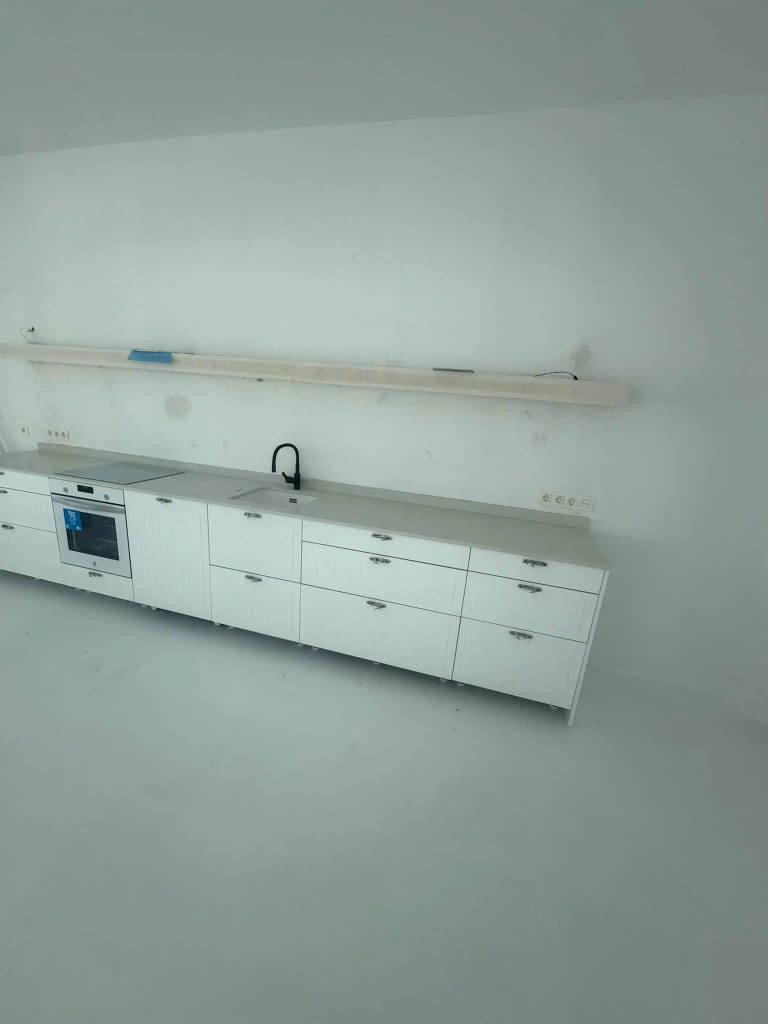
#> input picture Cocina Lujo Guataparo/Cocina - Montada -  Estante Flotante En Proceso.webp, 1536 x 2048 px, given in place of logo-footer.webp, which was not available (shown at 1/2 size)
$ python build_flyer.py
#> lines starting #> are read from the running program, lines starting #| are printed output that depends on the picture; after the words box and inside, x2 and y2 are one past the last pixel; in counts of white or black regions, pixels touching at a corner belong together; pictures that were not available may be replaced by others from this repository, and a replacement may not be noted
# -*- coding: utf-8 -*-
"""Flyer de reclutamiento – RemodelaT Venezuela (A4 retrato, 1654x2339 @200dpi)."""
from PIL import Image, ImageDraw, ImageFont, ImageFilter, ImageChops
import os

A = os.path.dirname(os.path.abspath(__file__))
REPO = os.path.dirname(A)
F = os.path.join(A, "fonts")

W, H = 1654, 2339
M = 96
CW = W - 2 * M

BG      = (12, 12, 13)
BG2     = (22, 22, 24)
CARD    = (26, 26, 29)
GOLD    = (201, 162, 78)
GOLD_H  = (232, 197, 122)
GOLD_D  = (152, 118, 46)
WHITE   = (246, 244, 238)
MUTED   = (190, 187, 178)
INK     = (20, 17, 10)
LINE    = (58, 54, 44)

def font(name, size):
    return ImageFont.truetype(os.path.join(F, name), size)

SERIF_B = lambda s: font("CormorantGaramond-Bold.ttf", s)
SANS_R  = lambda s: font("Manrope-Regular.ttf", s)
SANS_M  = lambda s: font("Manrope-Medium.ttf", s)
SANS_SB = lambda s: font("Manrope-SemiBold.ttf", s)
SANS_B  = lambda s: font("Manrope-Bold.ttf", s)

img = Image.new("RGB", (W, H), BG)
dr = ImageDraw.Draw(img)

def text_w(fnt, s):
    return dr.textbbox((0, 0), s, font=fnt)[2]

def tracked(cx, y, s, fnt, fill, track=10):
    widths = [text_w(fnt, ch) for ch in s]
    total = sum(widths) + track * (len(s) - 1)
    x = cx - total / 2
    for ch, w in zip(s, widths):
        dr.text((x, y), ch, font=fnt, fill=fill)
        x += w + track
    return total

def wrap(s, fnt, max_w):
    words, lines, cur = s.split(), [], ""
    for w_ in words:
        t = (cur + " " + w_).strip()
        if text_w(fnt, t) <= max_w:
            cur = t
        else:
            lines.append(cur); cur = w_
    if cur: lines.append(cur)
    return lines

def gold_gradient(x0, y0, x1, y1, r=0):
    for i in range(x1 - x0):
        t = i / max(1, x1 - x0 - 1)
        c = tuple(int(GOLD_H[k] + (GOLD_D[k] - GOLD_H[k]) * (t ** 1.15)) for k in range(3))
        dr.line([(x0 + i, y0), (x0 + i, y1)], fill=c)
    if r:
        mask = Image.new("L", (W, H), 0)
        ImageDraw.Draw(mask).rounded_rectangle([x0, y0, x1, y1], radius=r, fill=255)
        band = img.crop((x0, y0, x1 + 1, y1 + 1))
        img.paste(band, (x0, y0), mask.crop((x0, y0, x1 + 1, y1 + 1)))

def cover(im, w, h, ax=0.5, ay=0.42):
    sw, sh = im.size
    k = max(w / sw, h / sh)
    im2 = im.resize((int(sw * k) + 1, int(sh * k) + 1), Image.LANCZOS)
    dx = int((im2.width - w) * ax)
    dy = int((im2.height - h) * ay)
    return im2.crop((dx, dy, dx + w, dy + h))

def rounded_paste(im2, box, rad):
    x, y = box
    mask = Image.new("L", im2.size, 0)
    ImageDraw.Draw(mask).rounded_rectangle([0, 0, im2.width - 1, im2.height - 1], radius=rad, fill=255)
    img.paste(im2, (x, y), mask)

def bullet(x, y, color=GOLD, s=12):
    dr.polygon([(x, y), (x + s, y + s // 2 + 2), (x, y + s + 4), (x - s, y + s // 2 + 2)], fill=color)

def chip(cx, y, s, fnt, fg, padx=36, pady=13):
    w = text_w(fnt, s) + padx * 2
    h = fnt.size + pady * 2
    dr.rounded_rectangle([cx - w / 2, y, cx + w / 2, y + h], radius=h / 2, outline=GOLD, width=3)
    dr.text((cx - text_w(fnt, s) / 2, y + pady - 2), s, font=fnt, fill=fg)
    return y + h

# viñeta sutil
vign = Image.new("L", (W, H), 0)
#> vign: PIL image 1654x2339 L; every value is 0
ImageDraw.Draw(vign).rounded_rectangle([M - 56, M - 56, W - M + 56, H - M + 56], radius=60, fill=26)
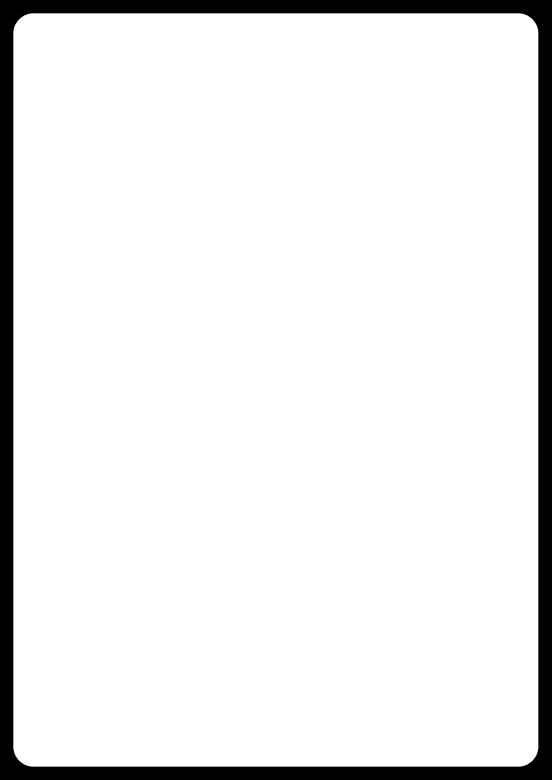
#> vign: PIL image 1654x2339 L (shown at 1/3 size); values 0 (black) and 26 (white), 91.9% white; 1 black region, box (x1, y1, x2, y2) and area: (0, 0, 1654, 2339) 312350
vign = vign.filter(ImageFilter.GaussianBlur(120))
img.paste(BG2, (0, 0), vign)

y = 48

# logo
logo = Image.open(os.path.join(REPO, "public/images/logo-footer.webp")).convert("RGBA")
lw = 520
lh = int(logo.height * lw / logo.width)
#> lh = 693
logo = logo.resize((lw, lh), Image.LANCZOS)
#> logo: PIL image 520x693 RGBA
img.paste(logo, ((W - lw) // 2, y), logo)
y += lh + 26
#> y = 767

# encabezado
tracked(W / 2, y, "EMPRESA DE REMODELACIONES DE ALTO ESTÁNDAR", SANS_SB(28), GOLD, track=11)
#> in tracked, `widths = [text_w(fnt, ch) for ch in s]`: widths = 42 values, max 24 at index 1, min 8 at index 20, mean 17.9
#> in tracked, `total = sum(widths) + track * (len(s) - 1)`: total = 1203
#> in tracked, `x = cx - total / 2`: x = 225.5
#> the loop in tracked, `for ch, w in zip(s, widths):` made 42 passes
#> (ch, w, x) on passes 1 to 12: ('E', 18, 254.5), ('M', 24, 289.5), ('P', 17, 317.5), ('R', 19, 347.5), ('E', 18, 376.5), ('S', 18, 405.5), ('A', 19, 435.5), (' ', 9, 455.5), ('D', 22, 488.5), ('E', 18, 517.5), (' ', 9, 537.5), ('R', 19, 567.5)
#> after the loop in tracked, `for ch, w in zip(s, widths):`: x = 1439.5
y += 28 + 18
#> y = 813
t = "ESTAMOS CONTRATANDO"
f = SERIF_B(100)
dr.text(((W - text_w(f, t)) / 2, y), t, font=f, fill=WHITE)
y += f.size + 14
#> y = 927
t2 = "OFICIALES DE ALBAÑILERÍA  ·  AYUDANTES DE ALBAÑIL"
f2 = SANS_SB(35)
dr.text(((W - text_w(f2, t2)) / 2, y), t2, font=f2, fill=MUTED)
y += 35 + 20
#> y = 982
y = chip(W / 2, y, "TRABAJOS EXTRA · POR TEMPORADAS", SANS_B(27), GOLD) + 28
#> y = 1063

# foto héroe
hero = Image.open(os.path.join(A, "hero_porcelanato.jpg")).convert("RGB")
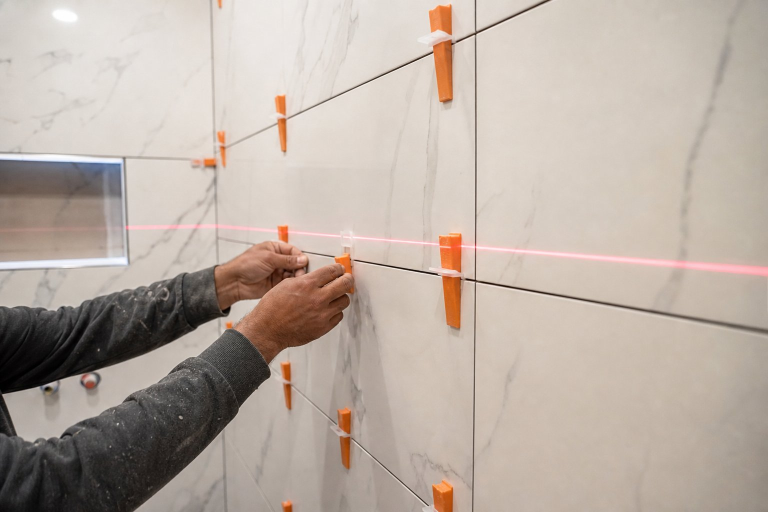
#> input picture flyer_assets/hero_porcelanato.jpg, 1536 x 1024 px (shown at 1/2 size)
#> hero is the input picture: PIL image 1536x1024 RGB; mean R, G, B 186.2, 173.7, 164
hh = 360
rounded_paste(cover(hero, CW, hh, ay=0.5), (M, y), 32)
#> in cover, `return im2.crop((dx, dy, dx + w, dy + h))`:
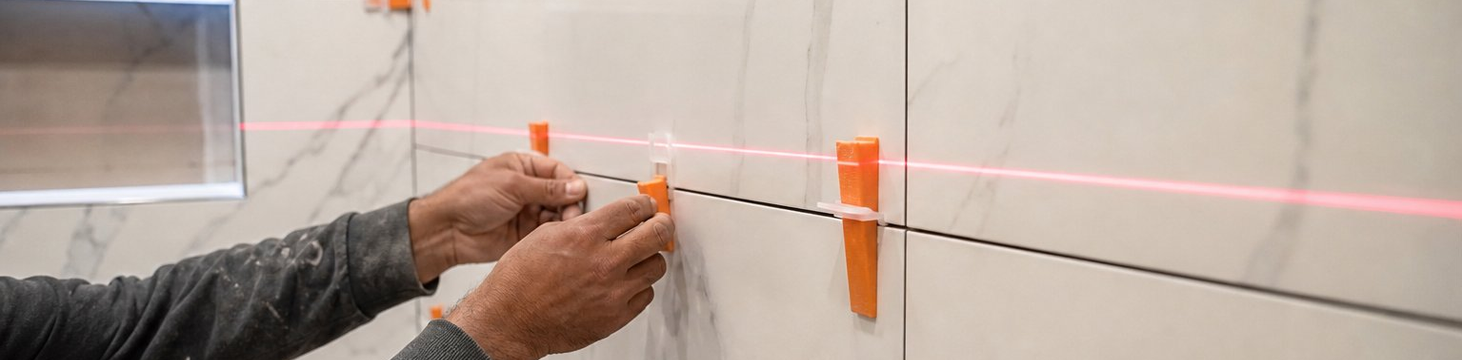
#> returned value: PIL image 1462x360 RGB; mean R, G, B 185.5, 169.2, 158.5
#> in rounded_paste, `x, y = box`: x = 96; y = 1063
#> in rounded_paste, `mask = Image.new("L", im2.size, 0)`: mask: PIL image 1462x360 L; every value is 0
#> in rounded_paste, `ImageDraw.Draw(mask).rounded_rectangle([0, 0, im2.width - 1, im2.heigh..`: mask: PIL image 1462x360 L; 99.8% white; 4 black regions, box (x1, y1, x2, y2) and area: (0, 0, 27, 27) 230, (1435, 0, 1462, 27) 230, (0, 333, 27, 360) 230, (1435, 333, 1462, 360) 230
ov = Image.new("L", (CW, 160), 0)
#> ov: PIL image 1462x160 L; every value is 0
for i in range(160):
    ImageDraw.Draw(ov).line([(0, i), (CW, i)], fill=int(225 * (i / 160) ** 1.4))
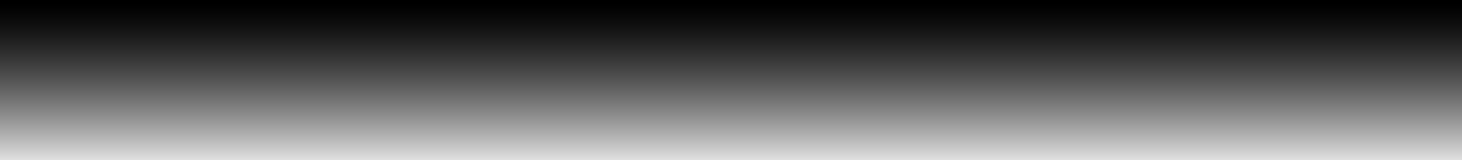
#> ov: PIL image 1462x160 L; min 0, max 223, mean 92.5
dark = Image.new("RGB", (CW, 160), (10, 10, 11))
inc = Image.new("L", (CW, 160), 0)
ImageDraw.Draw(inc).rounded_rectangle([0, -80, CW, 159], radius=32, fill=255)
#> inc: PIL image 1462x160 L; 99.8% white; 2 black regions, box (x1, y1, x2, y2) and area: (0, 133, 27, 160) 230, (1436, 137, 1462, 160) 203
img.paste(dark, (M, y + hh - 160), ImageChops.multiply(ov, inc))
cap = "Colocación de porcelanato con sistema de nivelación por cuñas"
fc = SANS_M(26)
dr.text(((W - text_w(fc, cap)) / 2, y + hh - 72), cap, font=fc, fill=(240, 236, 226))
dr.rounded_rectangle([M, y, M + CW, y + hh], radius=32, outline=GOLD, width=3)
y += hh + 30
#> y = 1453

# tarjetas
def card(x, title, salario, nota, items, warn=None, accent=True):
#> called with x = 96, title = 'OFICIAL DE ALBAÑILERÍA', salario = '600 – 800 USD', nota = '/ mes', accent = True
    w = (CW - 40) // 2
    fI, fN_ = SANS_M(26), SANS_M(24)
    pad, gap = 38, 10
    lh_ = 40
    est = 138
    for it in items:
        est += len(wrap(it, fI, w - pad * 2 - 34)) * lh_ + gap + 6
    if warn:
        est += len(wrap(warn, fN_, w - pad * 2 - 110)) * 32 + 62
#> est = 640
    h = est + pad - 6
#> h = 672
    fill = (30, 28, 24) if accent else CARD
    dr.rounded_rectangle([x, y, x + w, y + h], radius=28, fill=fill,
                         outline=GOLD if accent else (70, 66, 56), width=3)
    ty = y + 32
#> ty = 1485
    fT = SERIF_B(44)
    dr.text((x + pad, ty), title, font=fT, fill=GOLD_H if accent else GOLD)
    ty += 44 + 8
#> ty = 1537
    fs = SANS_B(32)
    dr.text((x + pad, ty), salario, font=fs, fill=WHITE)
    fn_ = SANS_R(24)
    dr.text((x + pad + text_w(fs, salario) + 10, ty + 6), nota, font=fn_, fill=MUTED)
    ty += 32 + 2
#> ty = 1571
    dr.line([(x + pad, ty + 10), (x + w - pad, ty + 10)], fill=LINE, width=2)
    ty += 32
#> ty = 1603
    for it in items:
        for j, line in enumerate(wrap(it, fI, w - pad * 2 - 34)):
            if j == 0:
                bullet(x + pad + 12, ty + 9)
            dr.text((x + pad + 34, ty), line, font=fI, fill=(232, 229, 221))
            ty += lh_
        ty += gap
#> this loop made 4 passes
#> ty on passes 1 to 4: 1693, 1783, 1833, 1923
#> after the loop, ty = 1923
    if warn:
        ty += 12
#> ty = 1935
        bx0, bx1 = x + pad, x + w - pad
        lines = wrap(warn, fN_, bx1 - bx0 - 110)
#> lines = ['REQUISITOS EXCLUYENTES · Absténgase si', 'no cumple TODOS los puntos: no haremos', 'perder su tiempo ni el nuestro.']
        bh = len(lines) * 32 + 30
#> bh = 126
        dr.rounded_rectangle([bx0, ty, bx1, ty + bh], radius=14, fill=(84, 26, 22))
        tx, tyc = bx0 + 44, ty + bh / 2
#> tx = 178; tyc = 1998
        dr.polygon([(tx, tyc - 20), (tx + 18, tyc + 14), (tx - 18, tyc + 14)], fill=GOLD_H)
        dr.line([(tx, tyc - 8), (tx, tyc + 3)], fill=(84, 26, 22), width=5)
        dr.line([(tx, tyc + 8), (tx, tyc + 10)], fill=(84, 26, 22), width=5)
        for k, line in enumerate(lines):
            dr.text((bx0 + 86, ty + 13 + k * 32), line, font=fN_, fill=(255, 216, 200))
#> this loop made 3 passes
    return h

items_of = [
    "Amplia experiencia comprobable en remodelación de viviendas.",
    "Porcelanato en pisos y paredes con sistema de nivelación por cuñas.",
    "Tabiquería interior y exterior; frisos.",
    "Trabajo muy fino: acabados de lujo, alto estándar.",
]
items_ay = [
    "No exigimos la misma trayectoria; se valora experiencia previa.",
    "Manejo de herramientas eléctricas (taladro, amoladora, mezcladora).",
    "Preparación de mezclas y apoyo al oficial en obra.",
    "Puntualidad, orden y ganas de aprender el oficio.",
]
warn_txt = "REQUISITOS EXCLUYENTES · Absténgase si no cumple TODOS los puntos: no haremos perder su tiempo ni el nuestro."

hA = card(M, "OFICIAL DE ALBAÑILERÍA", "600 – 800 USD", "/ mes", items_of, warn=warn_txt, accent=True)
#> hA = 672
hB = card(M + (CW - 40) // 2 + 40, "AYUDANTE DE ALBAÑIL", "400 – 600 USD", "/ mes", items_ay, warn=None, accent=False)
#> the loop in card (call 2), `for it in items:` made 4 passes
#> ty on passes 1 to 4: 1693, 1783, 1873, 1963
y += max(hA, hB) + 30
#> y = 2155

# banda PLUS
gold_gradient(M, y, M + CW - 1, y + 88, r=28)
#> in gold_gradient, `ImageDraw.Draw(mask).rounded_rectangle([x0, y0, x1, y1], radius=r, fil..`: mask: PIL image 1654x2339 L; 3.3% white; 1 white region, box (x1, y1, x2, y2) and area: (96, 2155, 1558, 2244) 129422
fP = SANS_B(40)
tp = "PLUS EXTRA POR PRODUCTIVIDAD"
fsub = SANS_M(28)
sub = "¡Gana más según tu rendimiento!"
tot = text_w(fP, tp) + 40 + text_w(fsub, sub)
sx = (W - tot) / 2
dr.text((sx, y + 16), tp, font=fP, fill=INK)
dr.text((sx + text_w(fP, tp) + 40, y + 24), sub, font=fsub, fill=(58, 44, 18))
dr.text((M + 48, y + 2), "$", font=SERIF_B(66), fill=(58, 44, 18))
dr.text((M + CW - 112, y + 2), "$", font=SERIF_B(66), fill=(58, 44, 18))
y += 88 + 30
#> y = 2273

# horario + foto redonda
fh_b = SANS_R(26)
info_h = 302
bx_w = CW - 430
dr.rounded_rectangle([M, y, M + bx_w, y + info_h], radius=28, fill=CARD, outline=(70, 66, 56), width=3)
ty = y + 28
#> ty = 2301
dr.text((M + 38, ty), "ZONA, HORARIO Y MODALIDAD", font=SANS_B(29), fill=GOLD)
ty += 29 + 16
#> ty = 2346
info = [
    ("Zona de trabajo: San Diego, Carabobo.", True),
    ("Lunes a Viernes · Jornada de 8 horas.", True),
    ("Horario generalmente corrido: 8:00 am – 5:00 pm o 9:00 am – 5:00 pm.", False),
    ("Algunos trabajos exigen descanso al mediodía de 1 a 2 horas, según el sitio de obra.", False),
]
for txt, strong in info:
    ff = SANS_SB(27) if strong else fh_b
    first = True
    for line in wrap(txt, ff, bx_w - 76 - 34):
        if first:
            bullet(M + 38 + 12, ty + 8)
            first = False
        dr.text((M + 38 + 34, ty), line, font=ff, fill=WHITE if strong else (224, 221, 213))
        ty += 38
    ty += 8
#> this loop made 4 passes
#> ty on passes 1 to 4: 2392, 2438, 2522, 2606
#> after the loop, ty = 2606

bx2x = M + bx_w + 40
bw2 = CW - bx_w - 40
d = 240
bath = Image.open(os.path.join(A, "acabado_lujo.jpg")).convert("RGB")
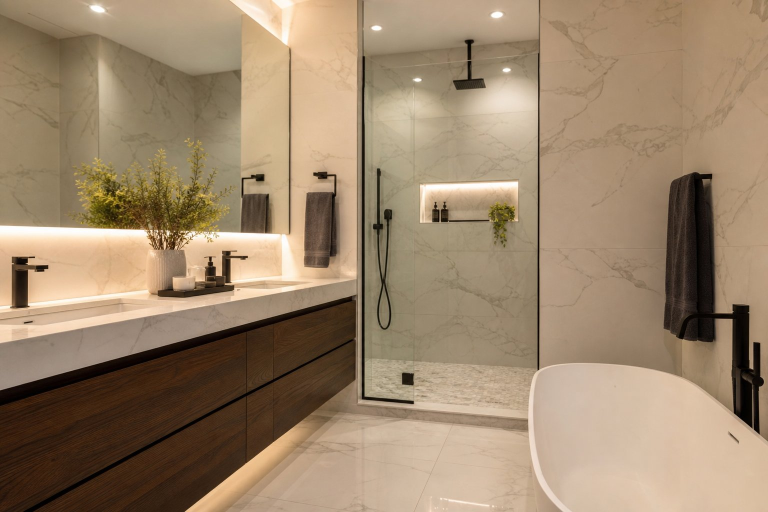
#> input picture flyer_assets/acabado_lujo.jpg, 1536 x 1024 px (shown at 1/2 size)
#> bath is the input picture: PIL image 1536x1024 RGB; mean R, G, B 156.9, 134.4, 108.1
circ = cover(bath, d, d)
maskc = Image.new("L", (d, d), 0)
#> maskc: PIL image 240x240 L; every value is 0
ImageDraw.Draw(maskc).ellipse([0, 0, d - 1, d - 1], fill=255)
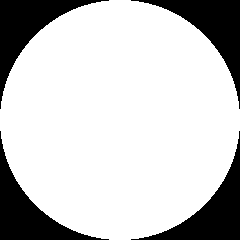
#> maskc: PIL image 240x240 L; 78.5% white; 4 black regions, box (x1, y1, x2, y2) and area: (0, 0, 109, 109) 3099, (131, 0, 240, 109) 3099, (0, 131, 109, 240) 3099, (131, 131, 240, 240) 3099
cx2 = bx2x + bw2 // 2
img.paste(circ, (cx2 - d // 2, y + 4), maskc)
dr.ellipse([cx2 - d / 2 - 8, y - 4, cx2 + d / 2 + 8, y + d + 12], outline=GOLD, width=5)
fcap = SANS_SB(23)
cap2 = "Nuestro estándar: acabados de lujo"
dr.text((cx2 - text_w(fcap, cap2) / 2, y + d + 22), cap2, font=fcap, fill=GOLD_H)
y += info_h + 34
#> y = 2609

# pie: contacto
gold_gradient(M, y, M + CW - 1, y + 180, r=32)
#> in gold_gradient (call 2), `band = img.crop((x0, y0, x1 + 1, y1 + 1))`: band: PIL image 1462x181 RGB; every value is 0
midy = y + 90
#> midy = 2699
fz1 = SANS_B(32)
t_a = "POSTÚLATE HOY"
dr.text((M + 60, midy - 76), t_a, font=fz1, fill=(58, 44, 18))
dr.line([(M + 60, midy - 34), (M + 60 + text_w(fz1, t_a), midy - 34)], fill=(58, 44, 18), width=3)
fz2 = SANS_B(54)
dr.text((M + 60, midy - 20), "WhatsApp: +58 422-799.70.43", font=fz2, fill=INK)
fz3 = SANS_B(38)
t_c = "remodelat.net"
dr.text((M + CW - 60 - text_w(fz3, t_c), midy - 12), t_c, font=fz3, fill=INK)
fz4 = SANS_M(24)
t_d = "Remodelación · Cocinas · Baños · Obras civiles y acabados"
dr.text((M + CW - 60 - text_w(fz4, t_d), midy + 44), t_d, font=fz4, fill=(58, 44, 18))
y += 180 + 24
#> y = 2813

# nota final
fN = SANS_R(24)
nota = "Buscamos personal totalmente apto, con experiencia real y comprobable — ¡queremos conocerte!"
for line in wrap(nota, fN, CW - 160):
    dr.text(((W - text_w(fN, line)) / 2, y), line, font=fN, fill=(150, 147, 140))
    y += 34
#> this loop made 1 pass
#> y on pass 1: 2847
#> after the loop, y = 2847

# marco fino
dr.rounded_rectangle([26, 26, W - 26, H - 26], radius=40, outline=(84, 76, 56), width=2)

print("alto usado:", y, "de", H)
#| alto usado: 2847 de 2339
img.save(os.path.join(REPO, "flyer_empleo_remodelat.png"))
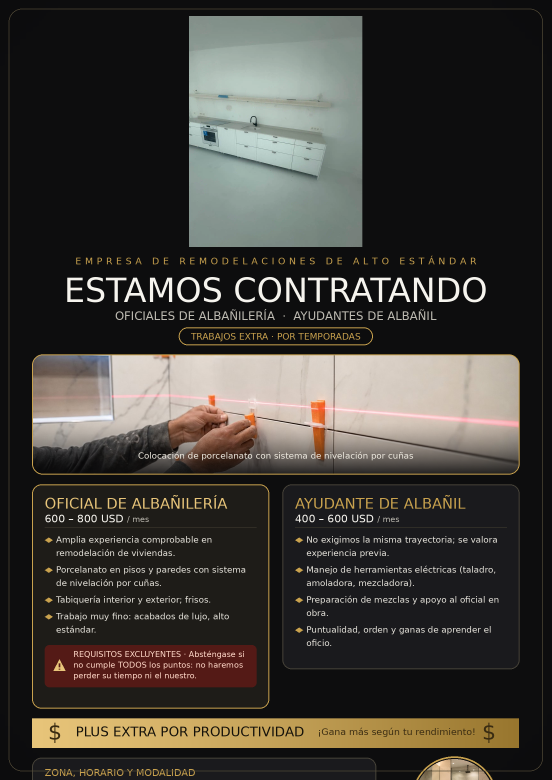
#> saved as flyer_empleo_remodelat.png: PIL image 1654x2339 RGB (shown at 1/3 size); mean R, G, B 63.1, 59.6, 54.5
img.save(os.path.join(REPO, "flyer_empleo_remodelat.pdf"), resolution=200.0)
print("OK")
